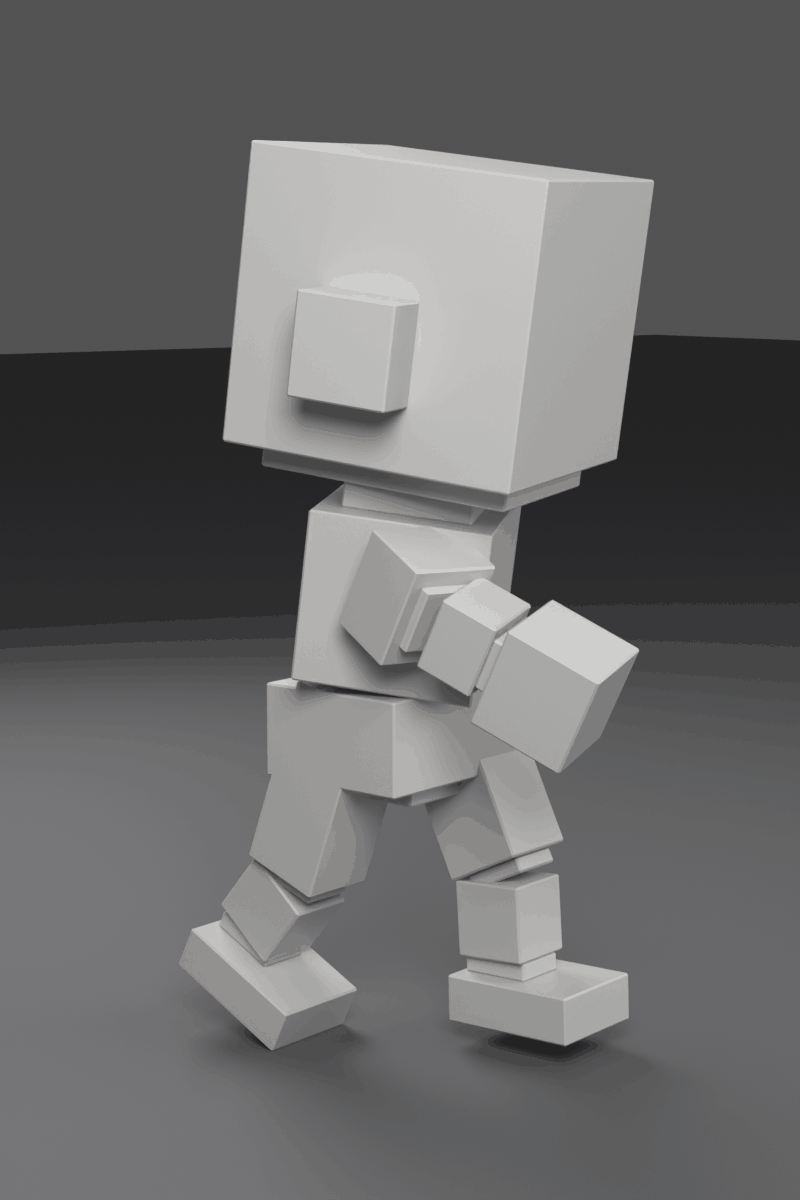
#> input picture archive/factoria/outputs/prototypes/mannequin_v3_rig/run1/renders/pose_attack_strike.png, 800 x 1200 px, given in place of REFERENCE_MANNEQUIN_V3_OWNER.png, which was not available
$ python compare_mannequin_v3_render.py
#> lines starting #> are read from the running program, lines starting #| are printed output that depends on the picture; after the words box and inside, x2 and y2 are one past the last pixel; in counts of white or black regions, pixels touching at a corner belong together
"""MANNEQUIN-RIG-01: compare the generated block mannequin with the approved V3 reference.

Reads
  * the owner reference render (local, git-ignored) and its measured male figure,
  * the silhouette render of the generated model (transparent PNG),
and produces a same-scale side-by-side, a silhouette overlay and a numeric proportion
table.  All widths are normalised by the figure height, so the comparison does not
depend on the render resolution.

The reference is a lit render, so deep shadow grooves inside the silhouette contain no
bright pixels; every width is therefore taken as a robust statistic over non-empty rows
inside a band of the figure height.

Usage:
    python scripts/character/compare_mannequin_v3_render.py
"""
from __future__ import annotations

import json
from pathlib import Path

import numpy as np
from PIL import Image, ImageDraw, ImageFont

ROOT = Path(__file__).resolve().parents[2]
REF = ROOT / "outputs" / "factory" / "mannequin_v3" / "REFERENCE_MANNEQUIN_V3_OWNER.png"
RUN = ROOT / "outputs" / "prototypes" / "mannequin_v3_rig" / "run1"
MODEL_ALPHA = RUN / "renders" / "tpose_front_silhouette.png"
OUT = RUN / "compare"                       # review images (local only: they show the owner reference)
REPORT_JSON = RUN / "PROPORTIONS_COMPARISON.json"
REF_MALE_BBOX = (240, 97, 782, 754)          # measured male figure in the reference sheet
TARGET_H = 900
METER_HEIGHT = 1.80

# bands as fractions of the figure height measured from the crown
BANDS = {
    "head_cube_width": (0.02, 0.10, "median"),
    "ear_span_width": (0.12, 0.26, "max"),
    "arm_span_width": (0.30, 0.52, "max"),
    "chest_width": (0.50, 0.56, "median"),
    "waist_width": (0.55, 0.63, "min"),
    "pelvis_width": (0.63, 0.70, "max"),
    "thigh_width": (0.76, 0.82, "min"),
    "foot_width": (0.93, 1.00, "max"),
}


def mask_from_reference(img: Image.Image, bbox) -> np.ndarray:
    gray = np.asarray(img.convert("L")).astype(np.int16)
    x0, y0, x1, y1 = bbox
    return gray[y0:y1, x0:x1] > 133       # threshold from REFERENCE_MEASUREMENT.json


def mask_from_alpha(img: Image.Image) -> np.ndarray:
    return np.asarray(img.convert("RGBA"))[:, :, 3] > 128


def fill_holes(mask: np.ndarray) -> np.ndarray:
    """Fill interior holes (the reference render has dark shadow grooves inside the body)."""
    h, w = mask.shape
    outside = np.zeros((h, w), dtype=bool)
    stack = []
    for x in range(w):
        for y in (0, h - 1):
            if not mask[y, x] and not outside[y, x]:
                outside[y, x] = True
                stack.append((y, x))
    for y in range(h):
        for x in (0, w - 1):
            if not mask[y, x] and not outside[y, x]:
                outside[y, x] = True
                stack.append((y, x))
    while stack:
        y, x = stack.pop()
        for ny, nx in ((y - 1, x), (y + 1, x), (y, x - 1), (y, x + 1)):
            if 0 <= ny < h and 0 <= nx < w and not mask[ny, nx] and not outside[ny, nx]:
                outside[ny, nx] = True
                stack.append((ny, nx))
    return mask | ~outside


def row_widths(mask: np.ndarray) -> np.ndarray:
    """Horizontal extent of the body in every row (0 for empty rows)."""
    out = []
    for row in mask:
        idx = np.where(row)[0]
        out.append(0.0 if idx.size == 0 else float(idx[-1] - idx[0] + 1))
    return np.asarray(out)


def profile(mask: np.ndarray) -> dict:
    rows = np.where(mask.any(axis=1))[0]
    cols = np.where(mask.any(axis=0))[0]
    y0, y1 = int(rows[0]), int(rows[-1]) + 1
    x0, x1 = int(cols[0]), int(cols[-1]) + 1
    sub = mask[y0:y1, x0:x1]
    height = sub.shape[0]
    widths = row_widths(sub)
    out = {"height_px": height, "width_px": int(sub.shape[1]),
           "bbox_local": [x0, y0, x1, y1]}
    for name, (f0, f1, stat) in BANDS.items():
        band = widths[int(height * f0): max(int(height * f1), int(height * f0) + 1)]
        band = band[band > 0]
        if band.size == 0:
            out[name] = 0.0
            continue
        value = {"median": float(np.median(band)), "max": float(band.max()),
                 "min": float(band.min())}[stat]
        out[name] = round(value / height, 4)
    # arm span from the widest row of the whole figure
    out["arm_span_width"] = round(float(widths.max()) / height, 4)
    fingers = {
        "head_cube_over_height": out["head_cube_width"],
        "ear_span_over_height": out["ear_span_width"],
        "arm_span_over_height": out["arm_span_width"],
        "chest_over_height": out["chest_width"],
        "waist_over_height": out["waist_width"],
        "pelvis_over_height": out["pelvis_width"],
        "thigh_over_height": out["thigh_width"],
        "foot_over_height": out["foot_width"],
    }
    out["ratios"] = fingers
    return out


def crop_mask(mask: np.ndarray) -> np.ndarray:
    rows = np.where(mask.any(axis=1))[0]
    cols = np.where(mask.any(axis=0))[0]
    return mask[rows[0]: rows[-1] + 1, cols[0]: cols[-1] + 1]


def scale_to_height(img: Image.Image, height: int) -> Image.Image:
    w, h = img.size
    return img.resize((max(1, round(w * height / h)), height), Image.LANCZOS)


def main():
    OUT.mkdir(parents=True, exist_ok=True)
    ref_img = Image.open(REF).convert("RGB")
#> ref_img is the input picture: PIL image 800x1200 RGB; mean R, G, B 106.7, 106.5, 107.3
    ref_mask = fill_holes(mask_from_reference(ref_img, REF_MALE_BBOX))
#> in mask_from_reference, `return gray[y0:y1, x0:x1] > 133`:
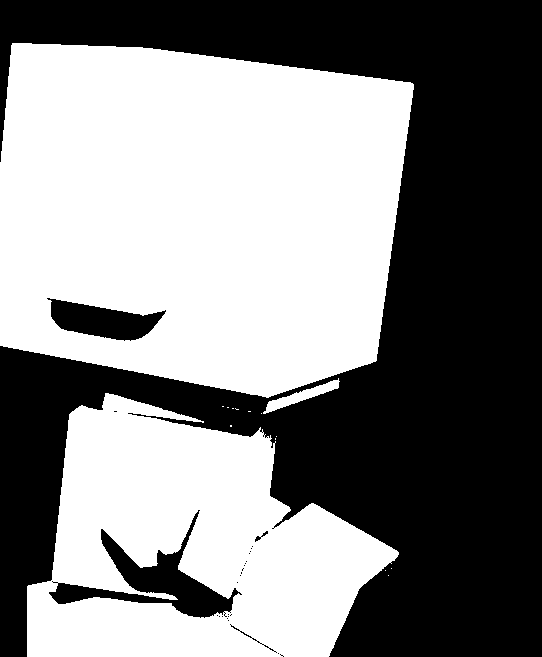
#> returned value: shape (657, 542) bool; 51.4% white; 27 black regions (22 under 20 px), largest, box (x1, y1, x2, y2) and area: (0, 0, 542, 657) 164665, (49, 510, 242, 618) 5306, (47, 298, 166, 341) 2849, (230, 624, 277, 653) 65, (255, 531, 268, 542) 39
#> in fill_holes, `h, w = mask.shape`: h = 657; w = 542
#> after the loop in fill_holes, `for x in range(w):`: outside: shape (657, 542) bool; 0.22% white in thin lines or dots
#> after the loop in fill_holes, `for y in range(h):`:
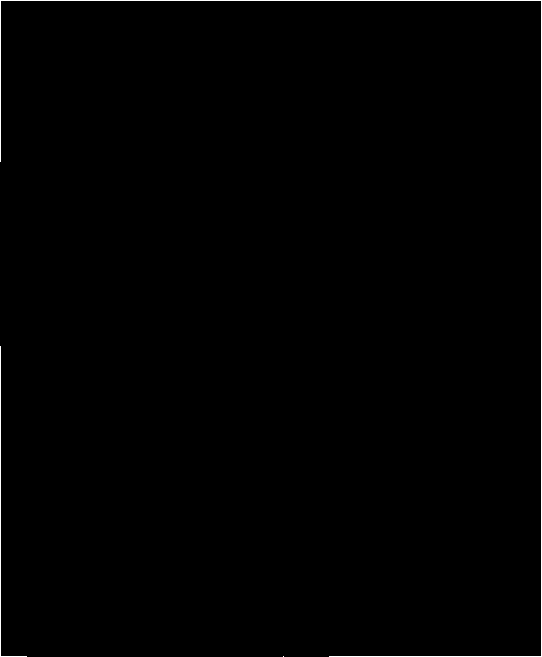
#> outside: shape (657, 542) bool; 0.54% white in thin lines or dots
#> after the loop in fill_holes, `while stack:`:
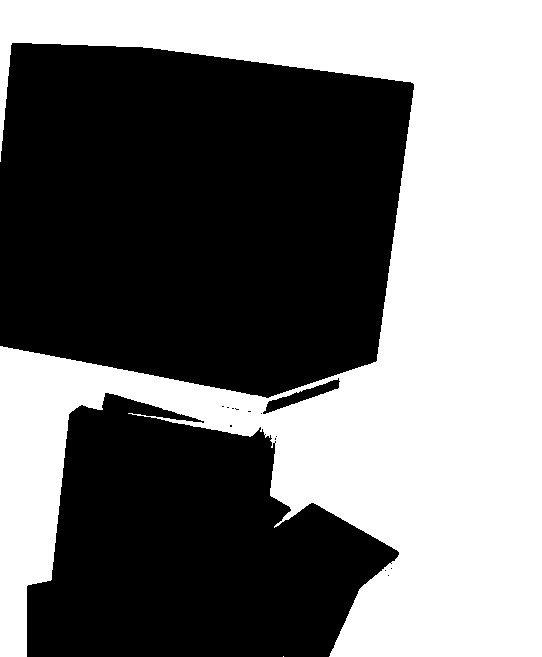
#> outside: shape (657, 542) bool; 46.2% white; 2 white regions (1 under 20 px), largest, box (x1, y1, x2, y2) and area: (0, 0, 542, 657) 164659
    model_alpha = Image.open(MODEL_ALPHA).convert("RGBA")
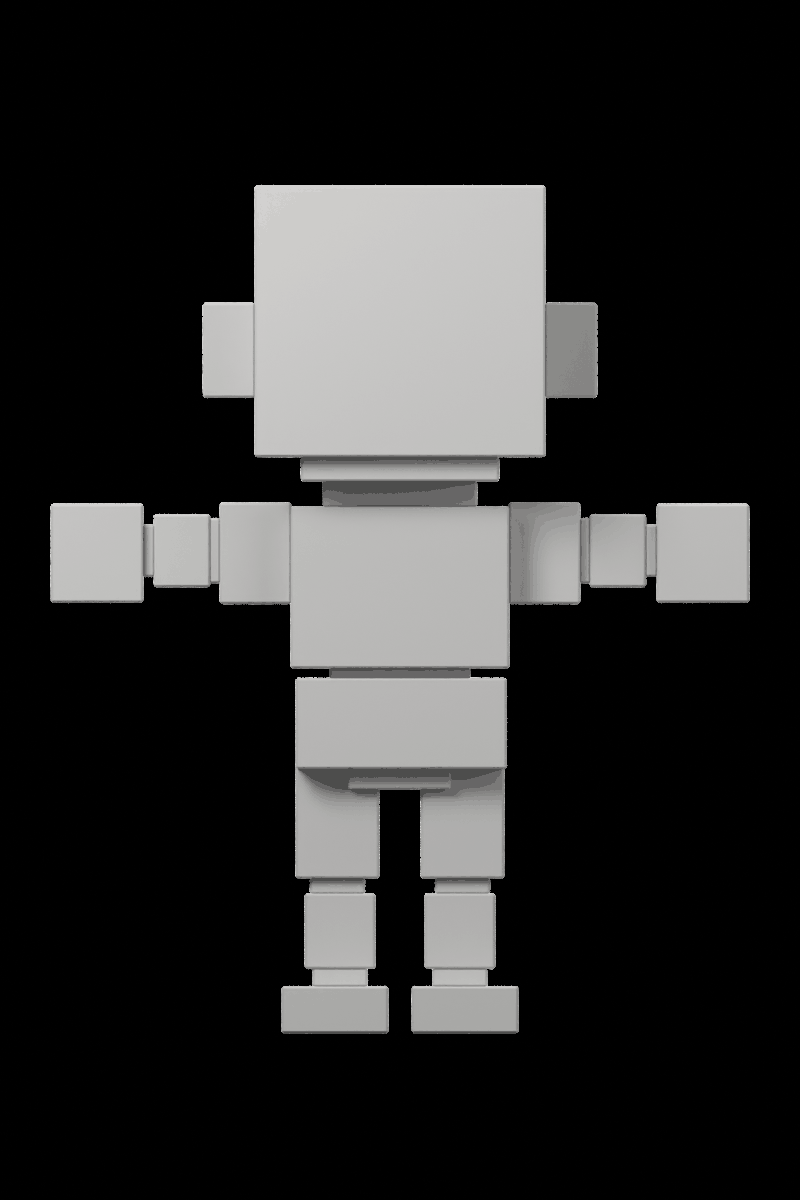
#> input picture archive/factoria/outputs/prototypes/mannequin_v3_rig/run1/renders/tpose_front_silhouette.png, 800 x 1200 px
    model_mask = fill_holes(mask_from_alpha(model_alpha))
#> in mask_from_alpha, `return np.asarray(img.convert("RGBA"))[:, :, 3] > 128`: returned value: shape (1200, 800) bool; every value is 1
#> after the loop in fill_holes (call 2), `for x in range(w):`: outside: shape (1200, 800) bool; every value is 0

    ref_prof = profile(ref_mask)
#> in profile, `rows = np.where(mask.any(axis=1))[0]`: rows = 614 values from 43 to 656
#> in profile, `cols = np.where(mask.any(axis=0))[0]`: cols = 414 values from 0 to 413
#> in profile, `y0, y1 = int(rows[0]), int(rows[-1]) + 1`: y0 = 43; y1 = 657
#> in profile, `x0, x1 = int(cols[0]), int(cols[-1]) + 1`: x0 = 0; x1 = 414
#> in profile, `sub = mask[y0:y1, x0:x1]`:
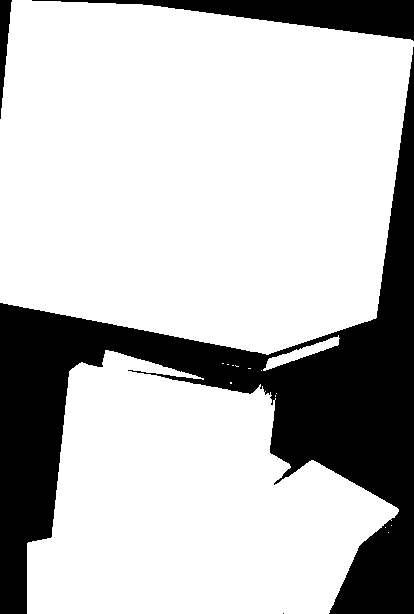
#> sub: shape (614, 414) bool; 75.3% white; 4 black regions (1 under 20 px), largest, box (x1, y1, x2, y2) and area: (0, 47, 414, 614) 55783, (32, 0, 414, 41) 6253, (0, 0, 12, 119) 725
#> after the loop in row_widths, `for row in mask:`: out = 614 values, max 407 at index 44, min 20 at index 0, mean 317.9
#> in profile, `widths = row_widths(sub)`: widths has the same summary as out in row_widths
#> in profile, `out = {"height_px": height, "width_px": int(sub.shape[1]), "bbox_local..`: out = {'height_px': 614, 'width_px': 414, 'bbox_local': [0, 43, 414, 657]}
#> the loop in profile, `for name, (f0, f1, stat) in BANDS.items():` made 8 passes
#> value on passes 1 to 8: 380, 405, 395, 241.5, 85, 210, 266, 321
#> after the loop in profile, `for name, (f0, f1, stat) in BANDS.items():`: out = 11 items
#> in profile, `fingers = { "head_cube_over_height": out["head_cube_width"], "ear_span..`: fingers = {'head_cube_over_height': 0.619, 'ear_span_over_height': 0.66, 'arm_span_over_height': 0.663, 'chest_over_height': 0.393, 'waist_over_height': 0.138, 'pelvis_over_height': 0.342, 'thigh_over_height': 0.433, 'foot_over_height': 0.523}
#> ref_prof = 12 items
    model_prof = profile(model_mask)
#> model_prof = 12 items
    table = {
        "reference": ref_prof["ratios"],
        "model": model_prof["ratios"],
        "delta": {k: round(model_prof["ratios"][k] - ref_prof["ratios"][k], 4)
                  for k in ref_prof["ratios"]},
        "meta": {
            "reference_px": {"height": ref_prof["height_px"], "width": ref_prof["width_px"]},
            "model_px": {"height": model_prof["height_px"], "width": model_prof["width_px"],
                         "arm_span_m": round(model_prof["ratios"]["arm_span_over_height"] * METER_HEIGHT, 4)},
        },
    }
    (REPORT_JSON).write_text(
        json.dumps({"task": "MANNEQUIN-RIG-01",
                    "reference": str(REF.relative_to(ROOT)).replace("\\", "/"),
                    "model_height_m": METER_HEIGHT, "table": table}, indent=2,
                   ensure_ascii=False) + "\n", encoding="utf-8")

    # --- same-scale side by side -------------------------------------------------
    ref_crop = ref_img.crop(REF_MALE_BBOX)
    model_crop = model_alpha.crop((model_prof["bbox_local"][0], model_prof["bbox_local"][1],
                                   model_prof["bbox_local"][2], model_prof["bbox_local"][3]))
    ref_scaled = scale_to_height(ref_crop, TARGET_H)
    model_scaled = scale_to_height(model_crop, TARGET_H)
    pad, label_h = 40, 46
    canvas = Image.new("RGB", (ref_scaled.width + model_scaled.width + pad * 3,
                               TARGET_H + label_h + pad * 2), (46, 46, 50))
    canvas.paste(ref_scaled, (pad, label_h + pad))
    bg = Image.new("RGB", model_scaled.size, (70, 70, 74))
    bg.paste(model_scaled, (0, 0), model_scaled)
    canvas.paste(bg, (pad * 2 + ref_scaled.width, label_h + pad))
    draw = ImageDraw.Draw(canvas)
    try:
        font = ImageFont.truetype("arial.ttf", 26)
    except Exception:
        font = ImageFont.load_default()
    draw.text((pad, 14), "V3 REFERENCE (approved male mannequin)", font=font, fill=(235, 235, 235))
    draw.text((pad * 2 + ref_scaled.width, 14), "GENERATED BLOCK MANNEQUIN (T-pose)",
              font=font, fill=(235, 235, 235))
    canvas.save(OUT / "compare_front.png")
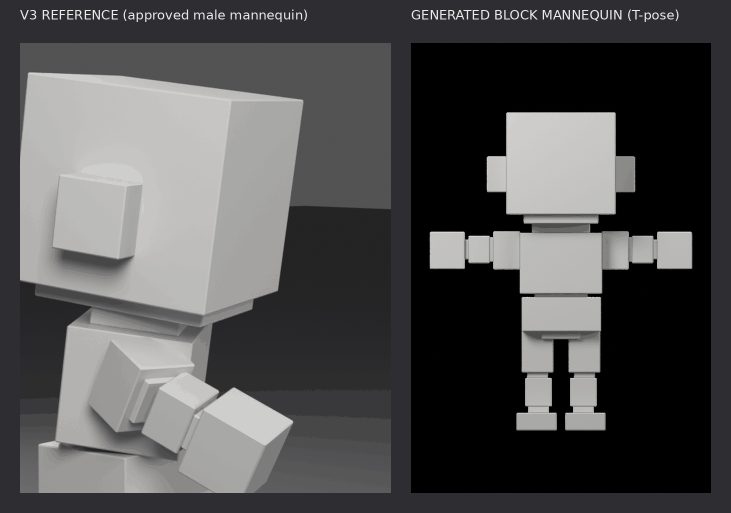
#> saved as compare_front.png: PIL image 1462x1026 RGB (shown at 1/2 size); mean R, G, B 81.3, 81.1, 81.7

    # --- silhouette difference ---------------------------------------------------
    h = TARGET_H
    ref_bin = crop_mask(ref_mask)
#> in crop_mask, `rows = np.where(mask.any(axis=1))[0]`: rows = 614 values from 43 to 656
#> in crop_mask, `cols = np.where(mask.any(axis=0))[0]`: cols = 414 values from 0 to 413
    model_bin = crop_mask(model_mask)
    ref_s = np.asarray(Image.fromarray(ref_bin.astype(np.uint8) * 255).resize(
        (max(1, round(ref_bin.shape[1] * h / ref_bin.shape[0])), h), Image.NEAREST)) > 127
#> ref_s: shape (900, 607) bool; 75.3% white; 4 black regions (1 under 20 px), largest, box (x1, y1, x2, y2) and area: (0, 69, 607, 900) 119892, (47, 0, 607, 60) 13413, (0, 0, 18, 174) 1545
    model_s = np.asarray(Image.fromarray(model_bin.astype(np.uint8) * 255).resize(
        (max(1, round(model_bin.shape[1] * h / model_bin.shape[0])), h), Image.NEAREST)) > 127
#> model_s: shape (900, 600) bool; every value is 1
    width = max(ref_s.shape[1], model_s.shape[1])
#> width = 607
    diff = np.zeros((h, width, 3), dtype=np.uint8)
    diff[:, :] = (40, 40, 44)

    def place(mask, colour_full, colour_only=None):
        x_off = (width - mask.shape[1]) // 2
        target = diff[:, x_off: x_off + mask.shape[1]]
        other = ref_s if mask is model_s else model_s
        other_off = (width - other.shape[1]) // 2
        other_layer = diff[:, other_off: other_off + other.shape[1]]
        # only-mask pixels are highlighted, shared pixels stay neutral grey
        shared = np.zeros_like(mask)
        ox0 = max(0, other_off - x_off)
        ox1 = min(mask.shape[1], other_off + other.shape[1] - x_off)
        if ox1 > ox0:
            shared[:, ox0:ox1] = other[:, ox0 - (other_off - x_off): ox1 - (other_off - x_off)]
        for c in range(3):
            target[:, :, c] = np.where(mask & shared, 165, target[:, :, c])
            if colour_only is not None:
                target[:, :, c] = np.where(mask & ~shared, colour_only[c], target[:, :, c])

    place(ref_s, None, (80, 130, 200))
#> in place, `shared[:, ox0:ox1] = other[:, ox0 - (other_off - x_off): ox1 - (other_..`: shared: shape (900, 607) bool; 98.8% white; 2 black regions, box (x1, y1, x2, y2) and area: (603, 0, 607, 900) 3600, (0, 0, 3, 900) 2700
    place(model_s, None, (225, 90, 70))
#> in place (call 2), `shared[:, ox0:ox1] = other[:, ox0 - (other_off - x_off): ox1 - (other_..`: shared: shape (900, 600) bool; 76% white; 4 black regions (1 under 20 px), largest, box (x1, y1, x2, y2) and area: (0, 101, 600, 900) 115246, (44, 0, 600, 57) 13176, (0, 0, 15, 144) 1055
    img = Image.fromarray(diff)
    draw = ImageDraw.Draw(img)
    try:
        font = ImageFont.truetype("arial.ttf", 22)
    except Exception:
        font = ImageFont.load_default()
    draw.rectangle((18, 18, 610, 96), fill=(32, 32, 36))
    draw.text((30, 24), "silhouette difference at equal height", font=font, fill=(230, 230, 230))
    draw.rectangle((30, 58, 60, 78), fill=(225, 90, 70))
    draw.text((70, 56), "model only", font=font, fill=(225, 90, 70))
    draw.rectangle((200, 58, 230, 78), fill=(80, 130, 200))
    draw.text((240, 56), "reference only", font=font, fill=(80, 130, 200))
    draw.rectangle((420, 58, 450, 78), fill=(165, 165, 165))
    draw.text((460, 56), "shared", font=font, fill=(175, 175, 175))
    img.save(OUT / "compare_overlay.png")
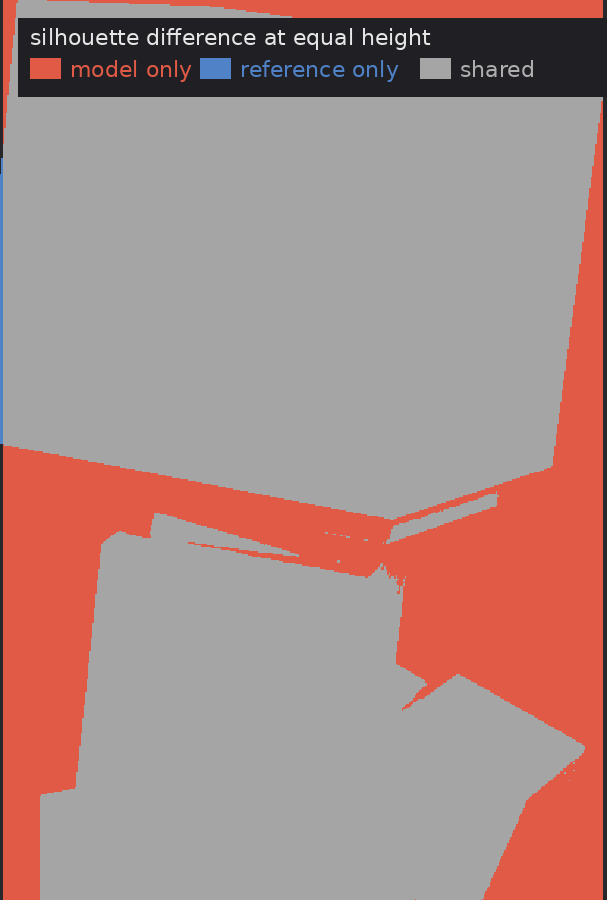
#> saved as compare_overlay.png: PIL image 607x900 RGB; mean R, G, B 167.4, 136.8, 132.9

    print("COMPARE_OUT=" + str(OUT))
    for key, ref_v in table["reference"].items():
        print(f"{key:26s} ref={ref_v:.4f} model={table['model'][key]:.4f} "
              f"delta={table['delta'][key]:+.4f}")
#> this loop made 8 passes
#> (key, ref_v) on passes 1 to 8: ('head_cube_over_height', 0.619), ('ear_span_over_height', 0.66), ('arm_span_over_height', 0.663), ('chest_over_height', 0.393), ('waist_over_height', 0.138), ('pelvis_over_height', 0.342), ('thigh_over_height', 0.433), ('foot_over_height', 0.523)
#| head_cube_over_height      ref=0.6189 model=0.6667 delta=+0.0478
#| ear_span_over_height       ref=0.6596 model=0.6667 delta=+0.0071
#| arm_span_over_height       ref=0.6629 model=0.6667 delta=+0.0038
#| chest_over_height          ref=0.3933 model=0.6667 delta=+0.2734
#| waist_over_height          ref=0.1384 model=0.6667 delta=+0.5283
#| pelvis_over_height         ref=0.3420 model=0.6667 delta=+0.3247
#| thigh_over_height          ref=0.4332 model=0.6667 delta=+0.2335
#| foot_over_height           ref=0.5228 model=0.6667 delta=+0.1439
    return table


if __name__ == "__main__":
    main()
